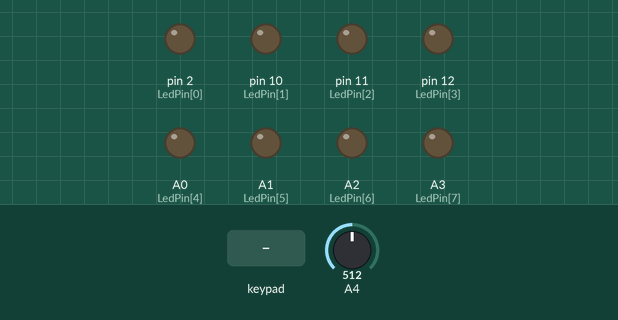
The sketch below on a simulated Arduino Uno, built with avr-gcc and run on an emulated ATmega328P. Shown: output pins drawn as LEDs (lit = HIGH). The inputs (shaded band) are chosen by the test bench; at power-on: A4 = 512.

Above: at 1.2 s.
1.3 s: keypad keys 9 8 7 6 pressed 0.4 s apart
At 2.18 s:
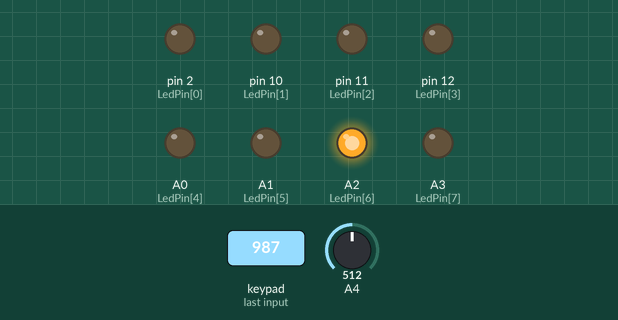
4.4 s: key '1' pressed
At 4.47 s:
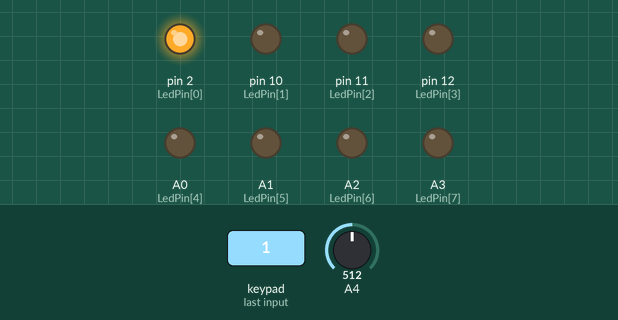
6.0 s: key '2' pressed
At 6.08 s:
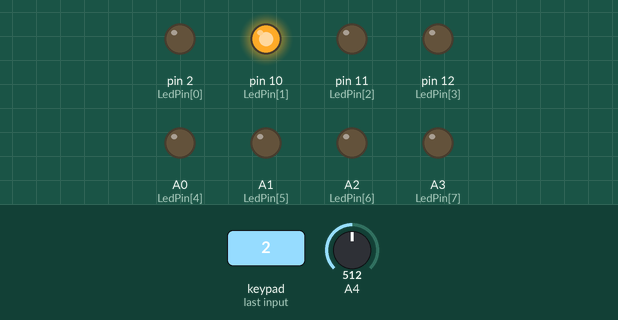
7.6 s: keypad keys 5 4 3 pressed 0.4 s apart
At 7.68 s:
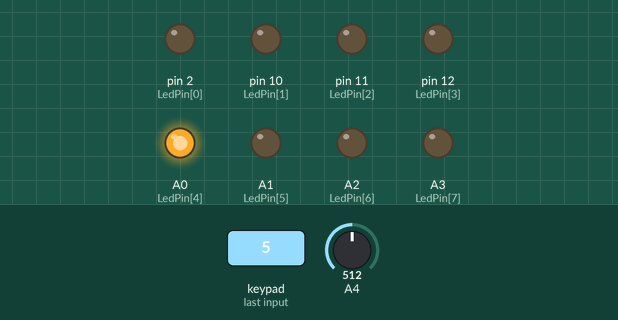
Timing chart, 0 to 10.6 s (numbered marks = the images above; inputs shaded):
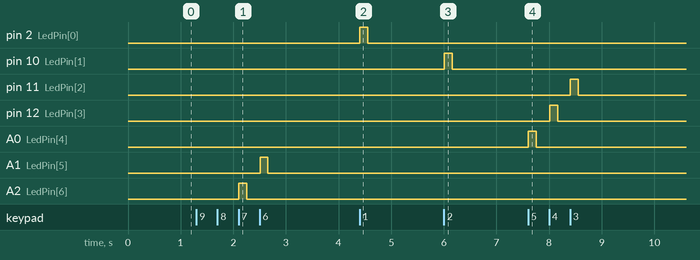

Measured:
- after the input at 1.3 s, A1 (LedPin[5]): LOW → HIGH after 1.2 s, → LOW 0.15 s later; A2 (LedPin[6]): LOW → HIGH after 0.81 s, → LOW 0.15 s later
- after the input at 4.4 s, pin 2 (LedPin[0]): LOW → HIGH at once, → LOW 0.15 s later
- after the input at 6.0 s, pin 10 (LedPin[1]): LOW → HIGH at once, → LOW 0.15 s later
- after the input at 7.6 s, pin 11 (LedPin[2]): LOW → HIGH after 0.80 s, → LOW 0.15 s later; pin 12 (LedPin[3]): LOW → HIGH after 0.41 s, → LOW 0.15 s later; A0 (LedPin[4]): LOW → HIGH at once, → LOW 0.15 s later

The sketch:

EventKeypad.ino
```cpp
#include <Keypad.h>
#include <MIDI.h>
struct HairlessMidiSettings : public midi::DefaultSettings
{
  static const bool UseRunningStatus = false;
  static const long BaudRate = 115200;
};
volatile int NoteNumber;
const byte ROWS = 4;
const byte COLS = 3;
char keys[ROWS][COLS] = {
  {'1', '2', '3'},
  {'4', '5', '6'},
  {'7', '8', '9'},
  {'*', '0', '#'}
};
volatile int Octave;
volatile int i;
volatile int Notes[10] [7] = {
  {0, 2, 4, 5, 7, 9, 11},
  {12, 14, 16, 17, 19, 21, 23},
  {24, 26, 28, 29, 32, 33, 35},
  {36, 38, 40, 41, 43, 45, 47},
  {48, 50, 52, 53, 55, 57, 59},
  {60, 62, 64, 65, 67, 69, 71},
  {72, 74, 76, 77, 79, 81, 83},
  {84, 86, 88, 89, 91, 93, 95},
  {96, 98, 100, 101, 103, 105, 107},
  {108, 110, 112, 113, 115, 117, 119}
};//Notes
byte rowPins[ROWS] = {9, 8, 7, 6};
byte colPins[COLS] = {5, 4, 3};
MIDI_CREATE_CUSTOM_INSTANCE(HardwareSerial, Serial, MIDI, HairlessMidiSettings);
Keypad keypad = Keypad( makeKeymap(keys), rowPins, colPins, ROWS, COLS );
volatile unsigned int Velocity = 127;
volatile bool SB = 0;
volatile int LedPin[] = {2, 10, 11, 12, A0, A1, A2, A3}; //LedPin
volatile int LedNumber;
volatile int Buzzer;
void setup() {
  Serial.begin(115200);
  keypad.addEventListener(keypadEvent);
  for (i = 0; i != 8; i++) {
    pinMode(LedPin[i], OUTPUT);
  }
}

void loop() {
  char key = keypad.getKey();
}
void keypadEvent(KeypadEvent key) {
  switch (key) {
    case '1':
      NoteNumber = 0;
      LedNumber = 0;
      break;
    case '2':
      NoteNumber = 1;
      LedNumber = 1;
      break;
    case '3':
      NoteNumber = 2;
      LedNumber = 2;
      break;
    case '4':
      NoteNumber = 3;
      LedNumber = 3;
      break;
    case '5':
      NoteNumber = 4;
      LedNumber = 4;
      break;
    case '6':
      NoteNumber = 5;
      LedNumber = 5;
      break;
    case '7':
      NoteNumber = 6;
      LedNumber = 6;
      break;
    case '8':
      Velocity-=6;
      SB = 1;
      break;
    case '9':
      Velocity+=6;
      SB = 1;
      break;
    case '*':
      Velocity = 1;
      SB = 1;
      break;
    case '0':
      SB = 1;
      Velocity = 63;
      break;
    case '#':
      Velocity = 127;
      SB = 1;
      break;
  }
  volatile int Pot = analogRead(A4);
  if (Pot < 102.3) {
    Octave = 0;
  }
  else if (Pot < 204.6) {
    Octave = 1;
  }
  else if (Pot < 306.9) {
    Octave = 2;
  }
  else if (Pot < 409.2) {
    Octave = 3;
  }
  else if (Pot < 511.5) {
    Octave = 4;
  }
  else if (Pot < 613.8) {
    Octave = 5;
  }
  else if (Pot < 716.1) {
    Octave = 6;
  }
  else if (Pot < 818.4) {
    Octave = 7;
  }
  else if (Pot < 920.7) {
    Octave = 8;
  }
  else if (Pot < 1023) {
    Octave = 9;
  }
  if (SB) {
    if (Velocity>=128){
      Velocity = 127;
      }
    SB = 0;

  }
  else {
    switch (keypad.getState()) {
      case PRESSED:
        MIDI.sendNoteOn(Notes [Octave] [NoteNumber], Velocity, 1);
        digitalWrite(LedPin[LedNumber], HIGH);
        //Serial.println(Notes [Octave] [NoteNumber]);
        break;

      case RELEASED:
        MIDI.sendNoteOff(Notes [Octave] [NoteNumber], Velocity, 1);
        digitalWrite(LedPin[LedNumber], LOW);
        break;
    }
  }
}
```
